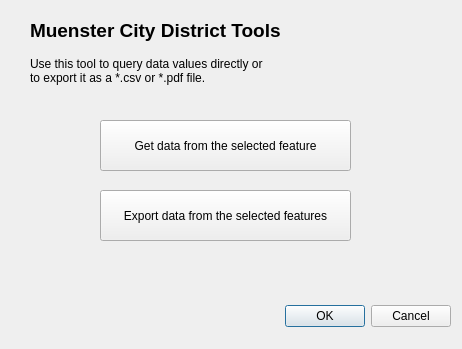
<?xml version="1.0" encoding="UTF-8"?>
<ui version="4.0">
 <class>muensterCityDistrictToolsDialogBase</class>
 <widget class="QDialog" name="muensterCityDistrictToolsDialogBase">
  <property name="geometry">
   <rect>
    <x>0</x>
    <y>0</y>
    <width>462</width>
    <height>349</height>
   </rect>
  </property>
  <property name="windowTitle">
   <string>Muenster
City District Tools</string>
  </property>
  <widget class="QDialogButtonBox" name="button_box">
   <property name="geometry">
    <rect>
     <x>110</x>
     <y>300</y>
     <width>341</width>
     <height>32</height>
    </rect>
   </property>
   <property name="orientation">
    <enum>Qt::Horizontal</enum>
   </property>
   <property name="standardButtons">
    <set>QDialogButtonBox::Cancel|QDialogButtonBox::Ok</set>
   </property>
  </widget>
  <widget class="QPushButton" name="pushButton">
   <property name="geometry">
    <rect>
     <x>100</x>
     <y>120</y>
     <width>251</width>
     <height>51</height>
    </rect>
   </property>
   <property name="text">
    <string>Get data from the selected feature</string>
   </property>
  </widget>
  <widget class="QPushButton" name="pushButton_2">
   <property name="geometry">
    <rect>
     <x>100</x>
     <y>190</y>
     <width>251</width>
     <height>51</height>
    </rect>
   </property>
   <property name="text">
    <string>Export data from the selected features</string>
   </property>
  </widget>
  <widget class="QLabel" name="label">
   <property name="geometry">
    <rect>
     <x>30</x>
     <y>20</y>
     <width>281</width>
     <height>21</height>
    </rect>
   </property>
   <property name="font">
    <font>
     <pointsize>14</pointsize>
     <weight>75</weight>
     <bold>true</bold>
    </font>
   </property>
   <property name="text">
    <string>Muenster City District Tools</string>
   </property>
  </widget>
  <widget class="QLabel" name="label_2">
   <property name="geometry">
    <rect>
     <x>30</x>
     <y>50</y>
     <width>241</width>
     <height>41</height>
    </rect>
   </property>
   <property name="text">
    <string>Use this tool to query data values directly or to export it as a *.csv or *.pdf file.</string>
   </property>
   <property name="wordWrap">
    <bool>true</bool>
   </property>
  </widget>
 </widget>
 <resources/>
 <connections>
  <connection>
   <sender>button_box</sender>
   <signal>accepted()</signal>
   <receiver>muensterCityDistrictToolsDialogBase</receiver>
   <slot>accept()</slot>
   <hints>
    <hint type="sourcelabel">
     <x>20</x>
     <y>20</y>
    </hint>
    <hint type="destinationlabel">
     <x>20</x>
     <y>20</y>
    </hint>
   </hints>
  </connection>
  <connection>
   <sender>button_box</sender>
   <signal>rejected()</signal>
   <receiver>muensterCityDistrictToolsDialogBase</receiver>
   <slot>reject()</slot>
   <hints>
    <hint type="sourcelabel">
     <x>20</x>
     <y>20</y>
    </hint>
    <hint type="destinationlabel">
     <x>20</x>
     <y>20</y>
    </hint>
   </hints>
  </connection>
 </connections>
</ui>
